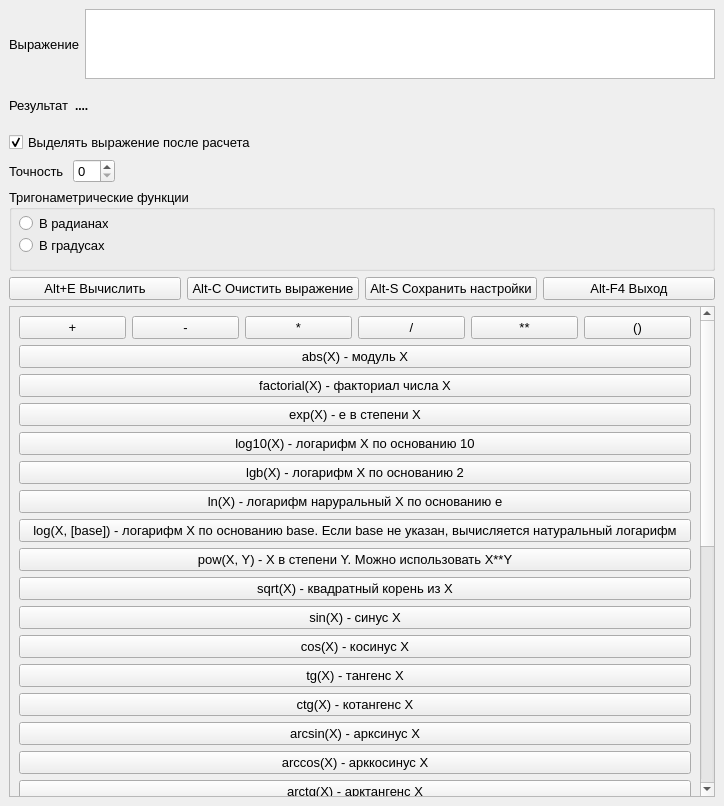
<?xml version="1.0" encoding="UTF-8"?>
<ui version="4.0">
 <class>MainWindow</class>
 <widget class="QMainWindow" name="MainWindow">
  <property name="geometry">
   <rect>
    <x>0</x>
    <y>0</y>
    <width>720</width>
    <height>806</height>
   </rect>
  </property>
  <property name="font">
   <font>
    <pointsize>10</pointsize>
   </font>
  </property>
  <property name="windowTitle">
   <string>Калькулятор с выражением</string>
  </property>
  <property name="windowIcon">
   <iconset resource="Eval_gui.qrc">
    <normaloff>:/Calc.ico</normaloff>:/Calc.ico</iconset>
  </property>
  <widget class="QWidget" name="centralwidget">
   <layout class="QGridLayout" name="gridLayout" rowstretch="10,10,10,10,20,10,120">
    <item row="5" column="0">
     <layout class="QHBoxLayout" name="horizontalLayout_5">
      <item>
       <widget class="QPushButton" name="pushB_Calc">
        <property name="font">
         <font>
          <pointsize>10</pointsize>
         </font>
        </property>
        <property name="text">
         <string>Alt+E Вычислить</string>
        </property>
       </widget>
      </item>
      <item>
       <widget class="QPushButton" name="pushB_Clear">
        <property name="font">
         <font>
          <pointsize>10</pointsize>
         </font>
        </property>
        <property name="text">
         <string>Alt-C Очистить выражение</string>
        </property>
       </widget>
      </item>
      <item>
       <widget class="QPushButton" name="pushB_Save">
        <property name="font">
         <font>
          <pointsize>10</pointsize>
         </font>
        </property>
        <property name="text">
         <string>Alt-S Сохранить настройки</string>
        </property>
       </widget>
      </item>
      <item>
       <widget class="QPushButton" name="pushB_Exit">
        <property name="font">
         <font>
          <pointsize>10</pointsize>
         </font>
        </property>
        <property name="text">
         <string>Alt-F4 Выход</string>
        </property>
       </widget>
      </item>
     </layout>
    </item>
    <item row="1" column="0">
     <layout class="QHBoxLayout" name="horizontalLayout_3" stretch="0,10">
      <item>
       <widget class="QLabel" name="labelRez">
        <property name="font">
         <font>
          <pointsize>10</pointsize>
         </font>
        </property>
        <property name="text">
         <string>Результат</string>
        </property>
       </widget>
      </item>
      <item>
       <widget class="QLabel" name="txtRez">
        <property name="font">
         <font>
          <pointsize>9</pointsize>
          <weight>75</weight>
          <bold>true</bold>
         </font>
        </property>
        <property name="text">
         <string>....</string>
        </property>
       </widget>
      </item>
     </layout>
    </item>
    <item row="0" column="0">
     <layout class="QHBoxLayout" name="horizontalLayout_2">
      <item>
       <widget class="QLabel" name="labelCalc">
        <property name="font">
         <font>
          <pointsize>10</pointsize>
         </font>
        </property>
        <property name="text">
         <string>Выражение</string>
        </property>
       </widget>
      </item>
      <item>
       <widget class="QTextEdit" name="textCalc">
        <property name="font">
         <font>
          <pointsize>12</pointsize>
          <weight>75</weight>
          <bold>true</bold>
         </font>
        </property>
        <property name="contextMenuPolicy">
         <enum>Qt::CustomContextMenu</enum>
        </property>
        <property name="toolTip">
         <string>&lt;html&gt;&lt;head/&gt;&lt;body&gt;&lt;p&gt;Поле для ввода выражения. В выражении можно задавать функции. Подробный синтаксический контроль выражения не производится. Если выражение задано неверно, или аргумент имеет недопустимое значение, то при расчете в поле Результат выдается сообщение: &lt;span style=&quot; font-weight:600;&quot;&gt;Ошибка в выражении и/или аргументах&lt;/span&gt;&lt;/p&gt;&lt;/body&gt;&lt;/html&gt;</string>
        </property>
       </widget>
      </item>
     </layout>
    </item>
    <item row="4" column="0">
     <widget class="QGroupBox" name="groupRad">
      <property name="minimumSize">
       <size>
        <width>0</width>
        <height>68</height>
       </size>
      </property>
      <property name="font">
       <font>
        <pointsize>10</pointsize>
       </font>
      </property>
      <property name="toolTip">
       <string>&lt;html&gt;&lt;head/&gt;&lt;body&gt;&lt;p&gt;Тригонометрические функции могут вычисляться в радианах или градусах. Если есть необходимость вычислять одновременно в радианах и градусах, то можно использовать преобразование радиан в градусы или наоборот. Если задан вариант в градусах, то для расчета прямых тригонометрических функций в радианах можно использовать формулу типа &lt;span style=&quot; font-weight:600;&quot;&gt;sin(radians(x))&lt;/span&gt;, а для обратных &lt;span style=&quot; font-weight:600;&quot;&gt;degrees(asin(x))&lt;/span&gt;.  Если задан вариант в радианах, то для расчета прямых тригонометрических функций в градусах можно использовать формулу типа&lt;span style=&quot; font-weight:600;&quot;&gt; sin(degrees (x))&lt;/span&gt;, а для обратных&lt;span style=&quot; font-weight:600;&quot;&gt; radians (asin(x))&lt;/span&gt;.&lt;/p&gt;&lt;/body&gt;&lt;/html&gt;</string>
      </property>
      <property name="title">
       <string>Тригонаметрические функции</string>
      </property>
      <widget class="QRadioButton" name="radioB_rad">
       <property name="geometry">
        <rect>
         <x>10</x>
         <y>26</y>
         <width>89</width>
         <height>17</height>
        </rect>
       </property>
       <property name="toolTip">
        <string>&lt;html&gt;&lt;head/&gt;&lt;body&gt;&lt;p&gt;Если есть необходимость вычислять одновременно в радианах и градусах, то можно использовать преобразование радиан в градусы или наоборот. Если задан вариант в радианах, то для расчета прямых тригонометрических функций в градусах можно использовать формулу типа&lt;span style=&quot; font-weight:600;&quot;&gt; sin(degrees (x))&lt;/span&gt;, а для обратных&lt;span style=&quot; font-weight:600;&quot;&gt; radians (asin(x))&lt;/span&gt;.&lt;/p&gt;&lt;/body&gt;&lt;/html&gt;</string>
       </property>
       <property name="text">
        <string>В радианах</string>
       </property>
       <property name="checkable">
        <bool>true</bool>
       </property>
       <property name="checked">
        <bool>false</bool>
       </property>
      </widget>
      <widget class="QRadioButton" name="radioB_Deg">
       <property name="geometry">
        <rect>
         <x>10</x>
         <y>48</y>
         <width>89</width>
         <height>17</height>
        </rect>
       </property>
       <property name="toolTip">
        <string>&lt;html&gt;&lt;head/&gt;&lt;body&gt;&lt;p&gt;Если есть необходимость вычислять одновременно в радианах и градусах, то можно использовать преобразование радиан в градусы или наоборот.  Если задан вариант в градусах, то для расчета прямых тригонометрических функций в радианах можно использовать формулу типа &lt;span style=&quot; font-weight:600;&quot;&gt;sin(radians(x))&lt;/span&gt;, а для обратных &lt;span style=&quot; font-weight:600;&quot;&gt;degrees(asin(x))&lt;/span&gt;.&lt;/p&gt;&lt;/body&gt;&lt;/html&gt;</string>
       </property>
       <property name="text">
        <string>В градусах</string>
       </property>
      </widget>
     </widget>
    </item>
    <item row="3" column="0">
     <layout class="QHBoxLayout" name="horizontalLayout_4" stretch="0,10">
      <property name="rightMargin">
       <number>600</number>
      </property>
      <item>
       <widget class="QLabel" name="labelRez_2">
        <property name="font">
         <font>
          <pointsize>10</pointsize>
         </font>
        </property>
        <property name="text">
         <string>Точность </string>
        </property>
       </widget>
      </item>
      <item>
       <widget class="QSpinBox" name="spin_precision">
        <property name="font">
         <font>
          <pointsize>10</pointsize>
         </font>
        </property>
        <property name="contextMenuPolicy">
         <enum>Qt::CustomContextMenu</enum>
        </property>
        <property name="toolTip">
         <string>&lt;html&gt;&lt;head/&gt;&lt;body&gt;&lt;p&gt;Поле для ввода точности. Точность задается в дипозоне от 5 до 16. При этом подразумевается полная точность с учетом целой и дробной частей.&lt;/p&gt;&lt;/body&gt;&lt;/html&gt;</string>
        </property>
        <property name="maximum">
         <number>16</number>
        </property>
       </widget>
      </item>
     </layout>
    </item>
    <item row="2" column="0">
     <widget class="QCheckBox" name="checkBSel">
      <property name="font">
       <font>
        <pointsize>10</pointsize>
       </font>
      </property>
      <property name="toolTip">
       <string>&lt;html&gt;&lt;head/&gt;&lt;body&gt;&lt;p&gt;Если установлен этот флажок, то после рачета выражение выделяется. Если после рачета не снять выделение вручную, то при вводе данных в поле &lt;span style=&quot; font-weight:600; font-style:italic;&quot;&gt;Выражение&lt;/span&gt; выделяемый текст заменится на вводимый&lt;/p&gt;&lt;/body&gt;&lt;/html&gt;</string>
      </property>
      <property name="text">
       <string>Выделять выражение после расчета</string>
      </property>
      <property name="checked">
       <bool>true</bool>
      </property>
     </widget>
    </item>
    <item row="6" column="0">
     <widget class="QScrollArea" name="scrollArea">
      <property name="font">
       <font>
        <pointsize>10</pointsize>
       </font>
      </property>
      <property name="verticalScrollBarPolicy">
       <enum>Qt::ScrollBarAlwaysOn</enum>
      </property>
      <property name="widgetResizable">
       <bool>true</bool>
      </property>
      <widget class="QWidget" name="scrollAreaWidgetContents">
       <property name="geometry">
        <rect>
         <x>0</x>
         <y>0</y>
         <width>683</width>
         <height>1034</height>
        </rect>
       </property>
       <layout class="QVBoxLayout" name="verticalLayout">
        <item>
         <layout class="QHBoxLayout" name="horizontalLayout">
          <item>
           <widget class="QPushButton" name="pushB_consplus">
            <property name="text">
             <string>+</string>
            </property>
           </widget>
          </item>
          <item>
           <widget class="QPushButton" name="pushB_consminus">
            <property name="text">
             <string>-</string>
            </property>
           </widget>
          </item>
          <item>
           <widget class="QPushButton" name="pushB_consmult">
            <property name="text">
             <string>*</string>
            </property>
           </widget>
          </item>
          <item>
           <widget class="QPushButton" name="pushB_consdev">
            <property name="text">
             <string>/</string>
            </property>
           </widget>
          </item>
          <item>
           <widget class="QPushButton" name="pushB_consdegree">
            <property name="text">
             <string>**</string>
            </property>
           </widget>
          </item>
          <item>
           <widget class="QPushButton" name="pushBf_brackets">
            <property name="text">
             <string>()</string>
            </property>
           </widget>
          </item>
         </layout>
        </item>
        <item>
         <widget class="QPushButton" name="pushBf_fabs">
          <property name="font">
           <font>
            <pointsize>10</pointsize>
           </font>
          </property>
          <property name="layoutDirection">
           <enum>Qt::LeftToRight</enum>
          </property>
          <property name="text">
           <string>abs(X) - модуль X</string>
          </property>
         </widget>
        </item>
        <item>
         <widget class="QPushButton" name="pushBf_factorial">
          <property name="text">
           <string>factorial(X) - факториал числа X</string>
          </property>
         </widget>
        </item>
        <item>
         <widget class="QPushButton" name="pushBf_exp">
          <property name="text">
           <string>exp(X) - e в степени X</string>
          </property>
         </widget>
        </item>
        <item>
         <widget class="QPushButton" name="pushBf_log10">
          <property name="text">
           <string>log10(X) - логарифм X по основанию 10</string>
          </property>
         </widget>
        </item>
        <item>
         <widget class="QPushButton" name="pushBf_log2">
          <property name="text">
           <string>lgb(X) - логарифм X по основанию 2</string>
          </property>
         </widget>
        </item>
        <item>
         <widget class="QPushButton" name="pushBf_loge">
          <property name="text">
           <string>ln(X) - логарифм наруральный X по основанию e</string>
          </property>
         </widget>
        </item>
        <item>
         <widget class="QPushButton" name="pushBf_log">
          <property name="text">
           <string>log(X, [base]) - логарифм X по основанию base. Если base не указан, вычисляется натуральный логарифм</string>
          </property>
         </widget>
        </item>
        <item>
         <widget class="QPushButton" name="pushBf_pow">
          <property name="text">
           <string>pow(X, Y) - X в степени Y. Можно использовать X**Y</string>
          </property>
         </widget>
        </item>
        <item>
         <widget class="QPushButton" name="pushBf_sqrt">
          <property name="text">
           <string>sqrt(X) - квадратный корень из X</string>
          </property>
         </widget>
        </item>
        <item>
         <widget class="QPushButton" name="pushBf_sin">
          <property name="text">
           <string>sin(X) - синус X</string>
          </property>
         </widget>
        </item>
        <item>
         <widget class="QPushButton" name="pushBf_cos">
          <property name="text">
           <string>cos(X) - косинус X</string>
          </property>
         </widget>
        </item>
        <item>
         <widget class="QPushButton" name="pushBf_tan">
          <property name="text">
           <string>tg(X) - тангенс X</string>
          </property>
         </widget>
        </item>
        <item>
         <widget class="QPushButton" name="pushBf_ctan">
          <property name="text">
           <string>ctg(X) - котангенс X</string>
          </property>
         </widget>
        </item>
        <item>
         <widget class="QPushButton" name="pushBf_asin">
          <property name="text">
           <string>arcsin(X) - арксинус X</string>
          </property>
         </widget>
        </item>
        <item>
         <widget class="QPushButton" name="pushBf_acos">
          <property name="text">
           <string>arccos(X) - арккосинус X</string>
          </property>
         </widget>
        </item>
        <item>
         <widget class="QPushButton" name="pushBf_atan">
          <property name="text">
           <string>arctg(X) - арктангенс X</string>
          </property>
         </widget>
        </item>
        <item>
         <widget class="QPushButton" name="pushBf_ctanh">
          <property name="text">
           <string>arcctg(X) - арккотангенс X</string>
          </property>
         </widget>
        </item>
        <item>
         <widget class="QPushButton" name="pushBf_atan2">
          <property name="text">
           <string>atan2(Y, X) - арктангенс Y/X.  С учетом четверти, в которой находится точка (X, Y)</string>
          </property>
         </widget>
        </item>
        <item>
         <widget class="QPushButton" name="pushBf_sinh">
          <property name="text">
           <string>sh(X) - гиперболический синус X</string>
          </property>
         </widget>
        </item>
        <item>
         <widget class="QPushButton" name="pushBf_cosh">
          <property name="text">
           <string>ch(X) - гиперболический косинус X</string>
          </property>
         </widget>
        </item>
        <item>
         <widget class="QPushButton" name="pushBf_tanh">
          <property name="text">
           <string>th(X) - гиперболический тангенс X</string>
          </property>
         </widget>
        </item>
        <item>
         <widget class="QPushButton" name="pushBf_ctanh_2">
          <property name="text">
           <string>cth(X) - гиперболический котангенс X</string>
          </property>
         </widget>
        </item>
        <item>
         <widget class="QPushButton" name="pushBf_asinh">
          <property name="text">
           <string>arsh(X) -  обратный гиперболический синус X</string>
          </property>
         </widget>
        </item>
        <item>
         <widget class="QPushButton" name="pushBf_acosh">
          <property name="text">
           <string>arch(X) - обратный гиперболический косинус X</string>
          </property>
         </widget>
        </item>
        <item>
         <widget class="QPushButton" name="pushBf_atanh">
          <property name="text">
           <string>arth(X) - обратный гиперболический тангенс X</string>
          </property>
         </widget>
        </item>
        <item>
         <widget class="QPushButton" name="pushBf_actanh">
          <property name="text">
           <string>arcth(X) - обратный гиперболический котангенс X</string>
          </property>
         </widget>
        </item>
        <item>
         <widget class="QPushButton" name="pushBf_gamma">
          <property name="text">
           <string>gamma(X) - гамма-функция X</string>
          </property>
         </widget>
        </item>
        <item>
         <widget class="QPushButton" name="pushBf_lgamma">
          <property name="text">
           <string>lgamma(X) - натуральный логарифм гамма-функции X</string>
          </property>
         </widget>
        </item>
        <item>
         <widget class="QPushButton" name="pushBf_hypot">
          <property name="text">
           <string>hypot(X, Y) -  гипотенуза треугольника с катетами X и Y (sqrt(x * x + y * y))</string>
          </property>
         </widget>
        </item>
        <item>
         <widget class="QPushButton" name="pushBf_degrees">
          <property name="text">
           <string>degrees(X) - конвертирует радианы в градусы</string>
          </property>
         </widget>
        </item>
        <item>
         <widget class="QPushButton" name="pushBf_radians">
          <property name="text">
           <string>radians(X) - конвертирует градусы в радианы</string>
          </property>
         </widget>
        </item>
        <item>
         <widget class="QPushButton" name="pushB_conspi">
          <property name="text">
           <string>pi - число pi = 3,1415926....</string>
          </property>
         </widget>
        </item>
        <item>
         <widget class="QPushButton" name="pushB_conse">
          <property name="text">
           <string>e - число e = 2,718281....</string>
          </property>
         </widget>
        </item>
       </layout>
      </widget>
     </widget>
    </item>
   </layout>
  </widget>
 </widget>
 <tabstops>
  <tabstop>textCalc</tabstop>
  <tabstop>checkBSel</tabstop>
  <tabstop>radioB_rad</tabstop>
  <tabstop>radioB_Deg</tabstop>
  <tabstop>pushB_Calc</tabstop>
  <tabstop>pushB_Clear</tabstop>
  <tabstop>pushB_Save</tabstop>
  <tabstop>pushB_Exit</tabstop>
  <tabstop>pushBf_fabs</tabstop>
  <tabstop>pushBf_factorial</tabstop>
  <tabstop>pushBf_exp</tabstop>
  <tabstop>pushBf_log</tabstop>
  <tabstop>pushBf_pow</tabstop>
  <tabstop>pushBf_sqrt</tabstop>
  <tabstop>pushBf_acos</tabstop>
  <tabstop>pushBf_atan</tabstop>
  <tabstop>pushBf_atan2</tabstop>
  <tabstop>pushBf_cosh</tabstop>
 </tabstops>
 <resources>
  <include location="Eval_gui.qrc"/>
 </resources>
 <connections/>
</ui>
